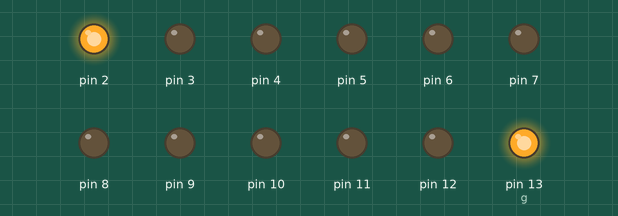
This sketch was run on a simulated Arduino Uno, built with avr-gcc and run on an emulated ATmega328P. Shown: output pins drawn as LEDs (lit = HIGH).

Above: at 0.05 s.
At 0.35 s:
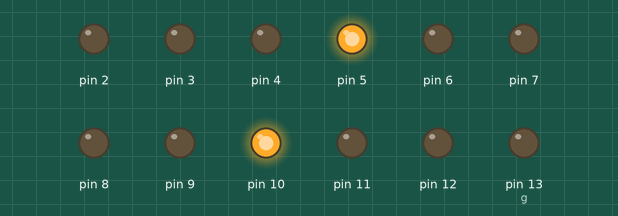
At 0.95 s:
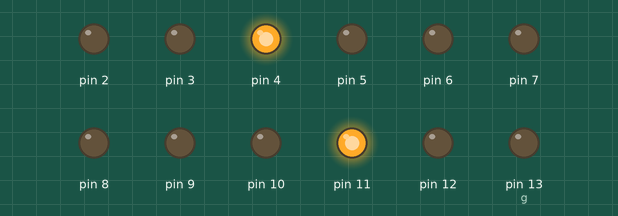
At 1.35 s:
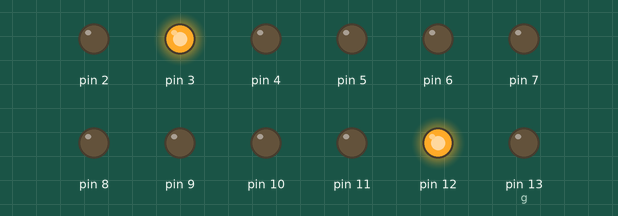
At 1.8 s:
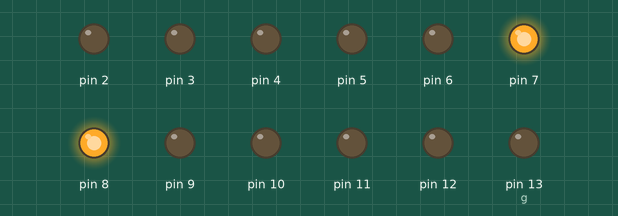
At 2.85 s:
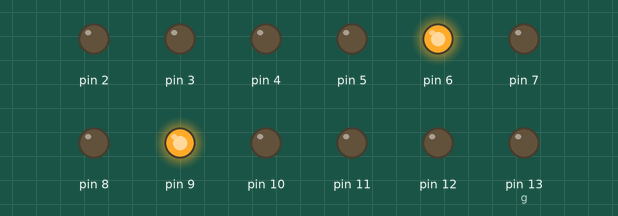
Timing chart, 0 to 3.1 s (numbered marks = the images above):
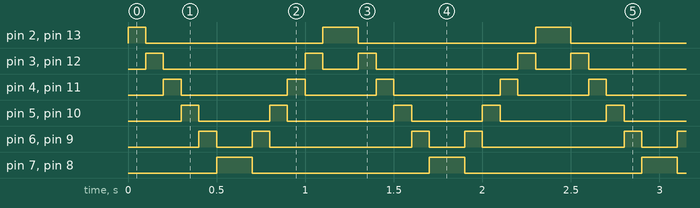

Measured:
- by itself, pin 2, pin 13 (g): repeats every 1.2 s: LOW 1.0 s, HIGH 0.20 s
- by itself, pin 3, pin 12: repeats every 1.2 s: LOW 0.80 s, HIGH 0.10 s, LOW 0.20 s, HIGH 0.10 s
- by itself, pin 4, pin 11: repeats every 1.2 s: LOW 0.60 s, HIGH 0.10 s, LOW 0.40 s, HIGH 0.10 s
- by itself, pin 5, pin 10: repeats every 1.2 s: LOW 0.40 s, HIGH 0.10 s, LOW 0.60 s, HIGH 0.10 s
- by itself, pin 6, pin 9: repeats every 1.2 s: LOW 0.20 s, HIGH 0.10 s, LOW 0.80 s, HIGH 0.10 s
- by itself, pin 7, pin 8: alternates HIGH for 0.20 s and LOW for 1.0 s

The sketch:

iteracion01.ino
```cpp
void setup()
{
	for(int i=2; i<=13; i++){
	pinMode(i, OUTPUT);

	}
}
 void loop()
 {
 	int g;

 	for(int i=2, g=13; i<=13, g>=2; i++, g--){//METODO CRUZADO
 		digitalWrite(i, HIGH);
 		digitalWrite(g, HIGH);
 		delay(100);
 		digitalWrite(i, LOW);
 		digitalWrite(g, LOW);
 	}

 }
```
